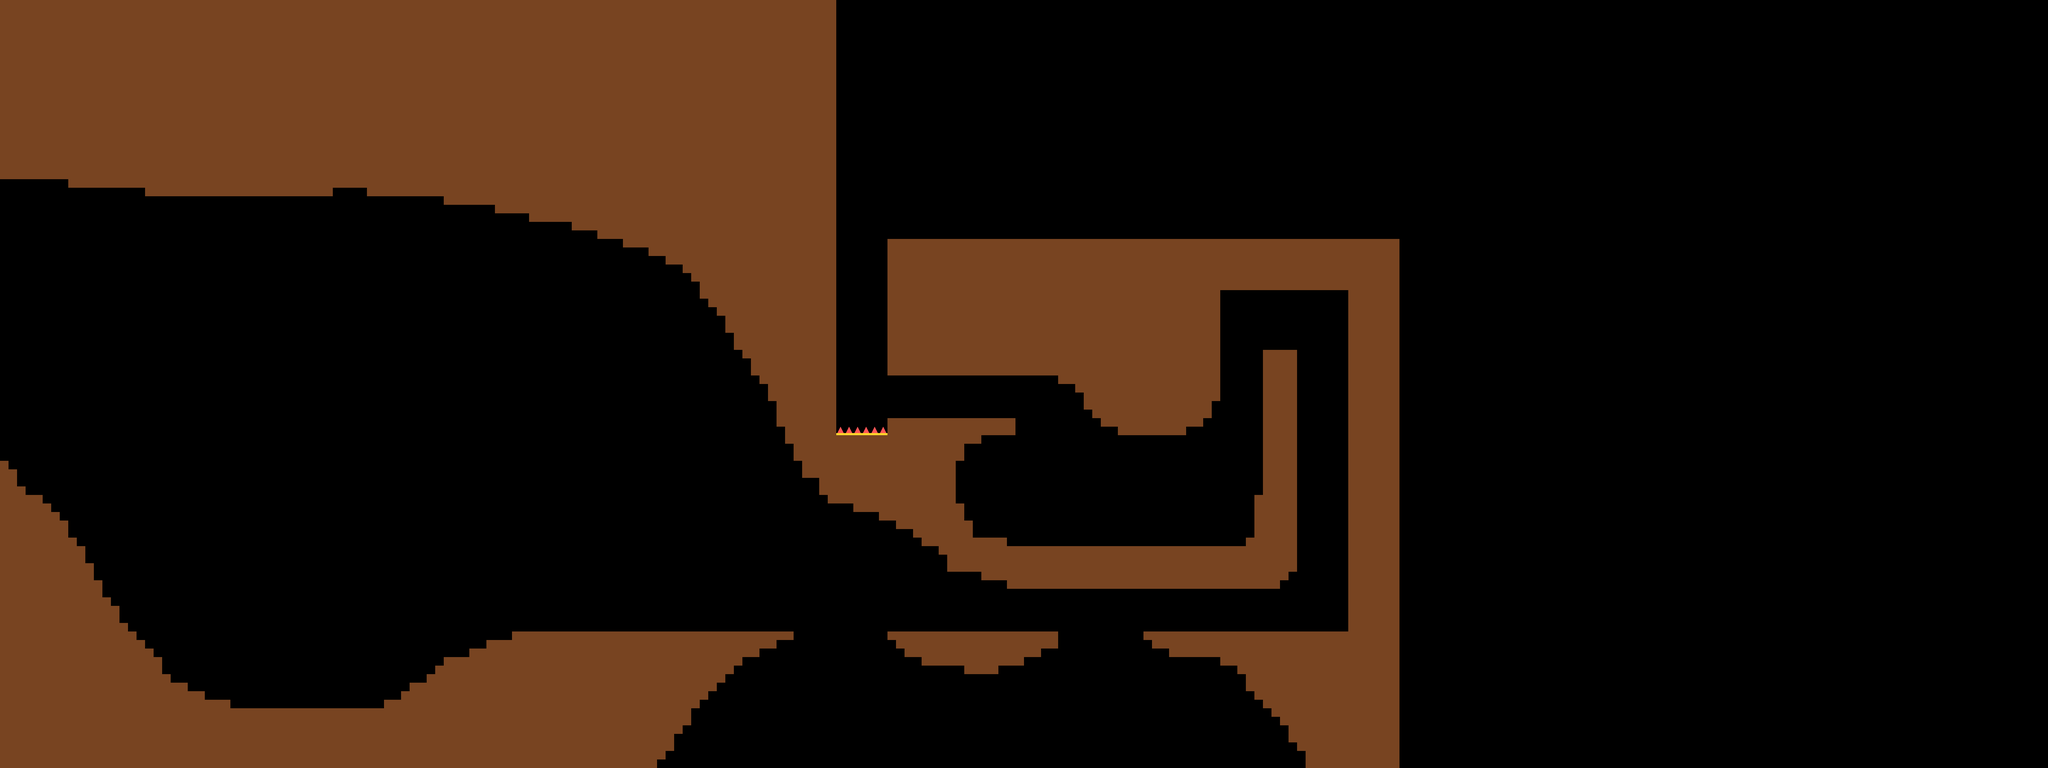

A level layout from a 2D game, rendered from its tile map. Below: a short description, then the map file with tile-grid data replaced by summaries:
An orthogonal 240x90 tile map with 24x24 px tiles, 1 tile layer (Tile Layer 1) and 5 objects (3x trigger, 2x spawn).

<map version="1.0" tiledversion="1.0.2" orientation="orthogonal" renderorder="right-down" width="240" height="90" tilewidth="24" tileheight="24" nextobjectid="6">
 <tileset firstgid="1" source="tileset.tsx" />
 <layer name="Tile Layer 1" width="240" height="90">
  <data>[21600 cells, 5895 non-empty, 2 distinct tile ids]</data>
 </layer>
 <objectgroup name="objects">
  <object id="1" name="spawn" type="spawn" x="816" y="1944" width="48" height="48" />
  <object id="2" name="save_1" type="spawn" x="2592" y="1128" width="48" height="48" />
  <object id="3" name="checkpoint_1" type="trigger" x="2496" y="1056" width="48" height="120">
   <properties>
    <property name="on_enter" value="set_spawn save_1" />
   </properties>
  </object>
  <object id="4" name="pit" type="trigger" x="0" y="2136" width="5760" height="24">
   <properties>
    <property name="on_enter" value="kill" />
   </properties>
  </object>
  <object id="5" name="spikes" type="trigger" x="2352" y="1200" width="144" height="24">
   <properties>
    <property name="on_enter" value="kill" />
   </properties>
  </object>
 </objectgroup>
</map>